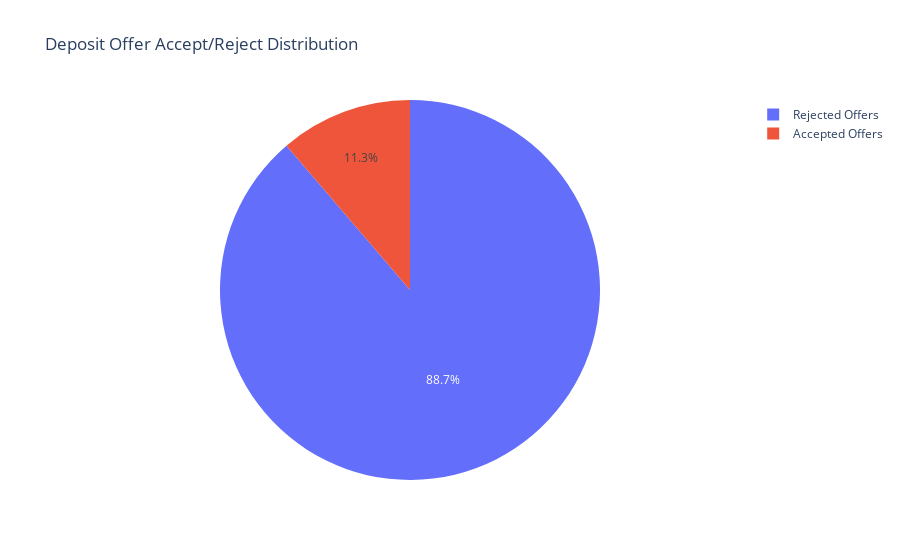

Notebook cell for this chart:
### Markdown cell above
# I looked at box plots and bar charts to determine the data distribution, data consolidation and clean up data. I have commented out those plots to keep the size of the file low.

## Observations from pie chart of positive and negative outcome distribution
- Only 11% of the data has positive outcome, hence need to generate model that would precisely identify the customers who would reject the offer

## Observations from box and whiskers plot 
- above age 79 for outcome "yes" are outliers hence need to drop that data
- above 1480 seconds of contact duration is an outlier

## Observations from the bar graph

- drop the data with "unknown" job
- drop the data with "unknown" marital status
- drop the data with "unknown" education
- drop the data with "unknown" default
- drop the data with "unknown" housing
- drop the column "contact" as that does not seem to be influencing the outcome
- drop the column "pdays" as most people in this dataset were not contacted before'
- drop the duration column as it truly influences the model.

## Social and Economic attribute influence
- Most outcomes were "no" at a higher inflation rate(consumer price index)
- Most outcomes were "no" as the employment rate increased - could mean that either people did not have much time to think over the offering or their economic condition improved so they did not think much about making a bit more money through the offering
- Most outcomes were "no" at a higher Euribor rate which often signals tightening monetary policy or stress in the banking system

## Data Consolidation and conversion
- Consolidating the retired and enemployed category
- Consolidating housemaid job as blue-collar and admin, management jobs ad white-collar
- Consolidating entrepreneur as self-employed
- Consolidating basic and illiterate categories in to basic
- Converted month and days of week to numeric data
- Combining the housing and personal loan to loan column

## Data Grouping
- Grouped Ages in to buckets 10-19, 20-29 and so on to get better results as to which age group is most likely to accept the offer

## Adjustments after initial runs
- The nr.employed: number of employees is ambiguous data and seems to be influencing the models, decided to drop it
- Based on the stacked graph of previous number of contacts and corresponding success and failures, decided to drop previous number of contacts as most of the customers were not contacted previously and the decision to accept/reject the deposit did not seem to depend on the number of contacts

### Code cell
# Group the data by the Y column which indicates if the offer was accepted or rejected,get the size of each of the Y options and reset the index
data_proportion_accept= (campaign_customer_data.groupby('y').size().reset_index())
# Create a Proportion column which will contain the proportion of each of the Y options
data_proportion_accept["Proportion"] = data_proportion_accept.iloc[:, 1] /len(campaign_customer_data)
data_proportion_accept["y"] = data_proportion_accept["y"].astype(str)
#Draw a pie chart
fig = px.pie(data_proportion_accept, values='Proportion',names='y', title='Deposit Offer Accept/Reject Distribution')
fig.update_traces(labels=['Rejected Offers', 'Accepted Offers'])
fig.show()
# Only 11% of the data has positive outcome, hence need to generate model that would precisely identify the customers who would reject the offer

### Figure 1 — Plotly figure (JSON) as saved in the notebook; plotly's stock layout.template omitted (floating-point values rounded to 4 significant figures)
{"data": [{"domain": {"x": [0, 1], "y": [0, 1]}, "hovertemplate": "y=%{label}<br>Proportion=%{value}<extra></extra>", "labels": ["Rejected Offers", "Accepted Offers"], "legendgroup": "", "name": "", "showlegend": true, "type": "pie", "values": [0.8873, 0.1127]}], "layout": {"legend": {"tracegroupgap": 0}, "title": {"text": "Deposit Offer Accept/Reject Distribution"}}}
